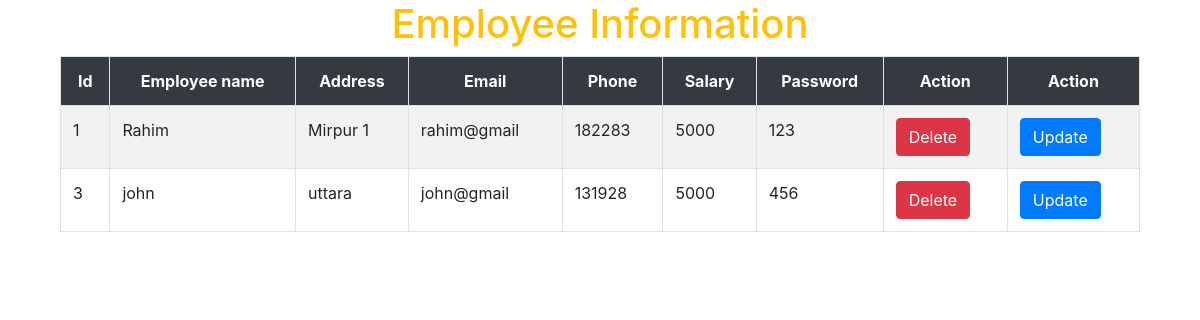
Screenshot of /DisplayEmployee.php with the database file from the repository.
### tables this page shows
CREATE TABLE `employee` (
  `id` int(255) NOT NULL,
  `name` varchar(55) NOT NULL,
  `address` varchar(55) NOT NULL,
  `email` varchar(20) NOT NULL,
  `phone` int(22) NOT NULL,
  `salary` int(255) NOT NULL,
  `password` varchar(20) NOT NULL
);

### DisplayEmployee.php (the view, shortened to what this page needs)
<!DOCTYPE html>
<html>
<head>
  <link rel="stylesheet" href="https://maxcdn.bootstrapcdn.com/bootstrap/4.4.1/css/bootstrap.min.css">
</head>
<body>
	<div class="container">
	<div class="col-lg-12">
		<h1 class="text-warning text-center">Employee Information</h1>
		<table class="table table-striped table-hover table-bordered ">
		<tr class="bg-dark text-white text-center">
			<th>Id</th>
			<th>Employee name</th>
			<th>Address</th>
			<th>Email</th>
			<th>Phone</th>
			<th>Salary</th>
			<th>Password</th>
			<th>Action</th>
			<th>Action</th>
		</tr>
		<?php
			include "db_connect.php";
			$query="select * from employee";
			$result=mysqli_query($conn,$query);
			while($res = mysqli_fetch_array($result)){
		?>
		    <td><?php echo $res['id']; ?></th>
			<td><?php echo $res['name']; ?></td>
			<td><?php echo $res['address']; ?></td>
			<td><?php echo $res['email']; ?></td>
			<td><?php echo $res['phone']; ?></th>
			<td><?php echo $res['salary']; ?></td>
			<td><?php echo $res['password']; ?></td>
			<td><button class="btn-danger btn"><a href="deleteEmployee.php?id=<?php echo $res['id']; ?>" class="text-white">Delete</a></button></td>
			<td><button class="btn-primary btn"><a href="updateEmployee.php?id=<?php echo $res['id']; ?>" class="text-white">Update</a></button></td>
		<?php
			}
		?>
		</table>
</body>
</html>

### rows the page displays
employee: id "1", name "Rahim", address "Mirpur 1", email "rahim@gmail", phone "182283", salary "5000", password "123"
employee: id "3", name "john", address "uttara", email "john@gmail", phone "131928", salary "5000", password "456"
